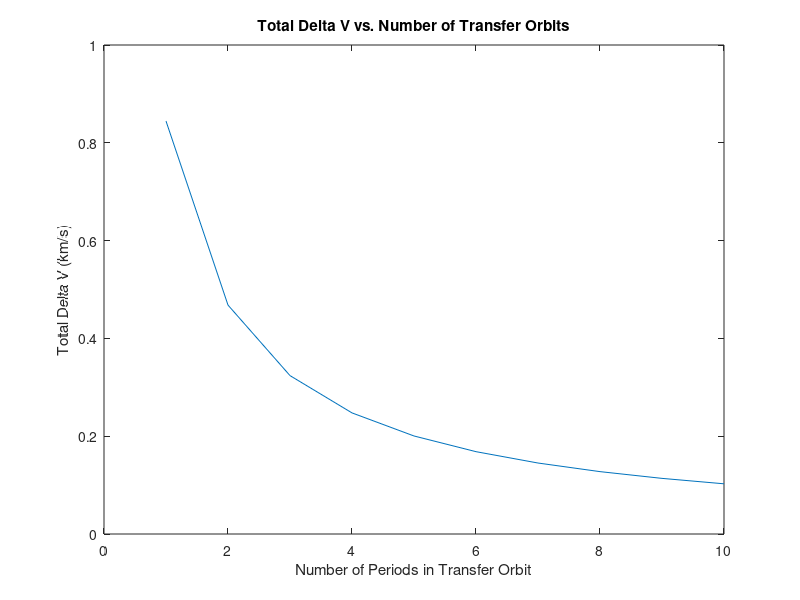

Write the MATLAB code that produced this figure.
%Greg Soos
%AERO 215-03
%Midterm 2
%11.9.2017

close all, clear all, clc

diff = pi/2 ; %radians
r = 10000 ; %km
mu = 398600 ; %km^3/s^2
n = 1:10 ; %number of orbits

T_base = 2*pi*sqrt(r^3/mu) ;
t_lead = (diff/(2*pi))*T_base ;
n1 = n.^-1 ;
P_ph = T_base + (t_lead*n1) ;
n2 = P_ph/(2*pi) ;
qut = mu*(n2.^2) ;
a_ph = nthroot(qut, 3) ;
%Calculating semi-major axis of phasing orbit

%Transfer
Emech1 = -mu/(2*r) ;
n3 = 2*a_ph ;
n4 = n3.^-1 ;
Emecht = -mu*n4 ;
v1 = sqrt(2*(mu/r + Emech1)) ;
vt = sqrt(2*(mu/r + Emecht)) ;
DeltaV1 = abs(sqrt(mu*(2/r - a_ph.^-1)) - ((2*pi*r)/T_base)) ;
DeltaVtot = 2*DeltaV1 ;
%Calculating Delta V

plot(n, DeltaVtot)
title('Total Delta V vs. Number of Transfer Orbits')
xlabel('Number of Periods in Transfer Orbit')
ylabel('Total Delta V (km/s)')
%Plotting